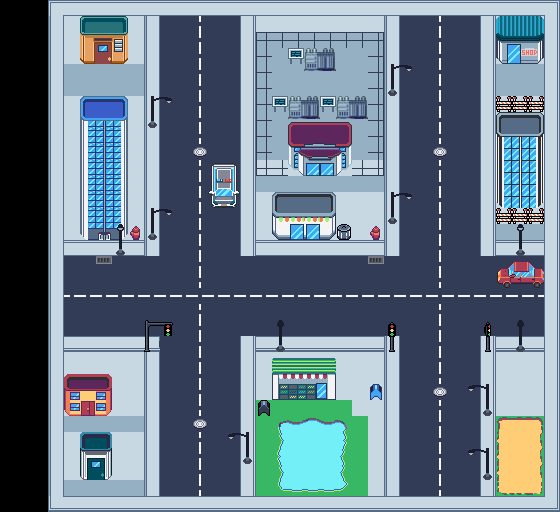

Below is a game level as drawn by its tile map, then a one-line description and the .tmx that defines it (tile-layer data replaced by summaries):
An orthogonal 35x32 tile map with 16x16 px tiles, 3 tile layers (quitar transparente, Capa de patrones 1, encima), 2 tilesets.

<map version="1.10" tiledversion="1.11.2" orientation="orthogonal" renderorder="right-down" compressionlevel="0" width="35" height="32" tilewidth="16" tileheight="16" infinite="0" nextlayerid="6" nextobjectid="1">
 <tileset firstgid="1" name="CP_V1.0.4" tilewidth="16" tileheight="16" tilecount="4096" columns="64">
  <image source="../images/city.png" width="1024" height="1024" />
 </tileset>
 <tileset firstgid="4097" source="power.tsx" />
 <layer id="2" name="quitar transparente" width="35" height="32">
  <data>[1120 cells, 1024 non-empty, 2 distinct tile ids]</data>
 </layer>
 <layer id="1" name="Capa de patrones 1" width="35" height="32" offsetx="-0.666667" offsety="0.333333">
  <data>[1120 cells, 825 non-empty, 93 distinct tile ids]</data>
 </layer>
 <layer id="5" name="encima" width="35" height="32">
  <data>[1120 cells, 131 non-empty, 85 distinct tile ids]</data>
 </layer>
</map>
